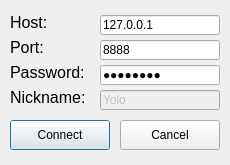
<?xml version="1.0" encoding="UTF-8"?>
<ui version="4.0">
 <class>ConnectWindow</class>
 <widget class="QDialog" name="ConnectWindow">
  <property name="geometry">
   <rect>
    <x>0</x>
    <y>0</y>
    <width>230</width>
    <height>165</height>
   </rect>
  </property>
  <property name="windowTitle">
   <string>Host Details</string>
  </property>
  <property name="modal">
   <bool>true</bool>
  </property>
  <widget class="QLabel" name="label">
   <property name="geometry">
    <rect>
     <x>10</x>
     <y>15</y>
     <width>40</width>
     <height>15</height>
    </rect>
   </property>
   <property name="font">
    <font>
     <pointsize>12</pointsize>
    </font>
   </property>
   <property name="text">
    <string>Host:</string>
   </property>
  </widget>
  <widget class="QLabel" name="label_2">
   <property name="geometry">
    <rect>
     <x>10</x>
     <y>40</y>
     <width>40</width>
     <height>15</height>
    </rect>
   </property>
   <property name="font">
    <font>
     <pointsize>12</pointsize>
    </font>
   </property>
   <property name="text">
    <string>Port:</string>
   </property>
  </widget>
  <widget class="QLabel" name="label_3">
   <property name="geometry">
    <rect>
     <x>10</x>
     <y>65</y>
     <width>75</width>
     <height>15</height>
    </rect>
   </property>
   <property name="font">
    <font>
     <pointsize>12</pointsize>
    </font>
   </property>
   <property name="text">
    <string>Password:</string>
   </property>
  </widget>
  <widget class="QLabel" name="label_4">
   <property name="geometry">
    <rect>
     <x>10</x>
     <y>90</y>
     <width>80</width>
     <height>15</height>
    </rect>
   </property>
   <property name="font">
    <font>
     <pointsize>12</pointsize>
    </font>
   </property>
   <property name="text">
    <string>Nickname:</string>
   </property>
  </widget>
  <widget class="QLineEdit" name="le_host">
   <property name="geometry">
    <rect>
     <x>100</x>
     <y>15</y>
     <width>120</width>
     <height>20</height>
    </rect>
   </property>
   <property name="text">
    <string>127.0.0.1</string>
   </property>
   <property name="maxLength">
    <number>20</number>
   </property>
  </widget>
  <widget class="QLineEdit" name="le_port">
   <property name="geometry">
    <rect>
     <x>100</x>
     <y>40</y>
     <width>120</width>
     <height>20</height>
    </rect>
   </property>
   <property name="text">
    <string>8888</string>
   </property>
   <property name="maxLength">
    <number>20</number>
   </property>
  </widget>
  <widget class="QLineEdit" name="le_passwd">
   <property name="geometry">
    <rect>
     <x>100</x>
     <y>65</y>
     <width>120</width>
     <height>20</height>
    </rect>
   </property>
   <property name="text">
    <string>yoloswag</string>
   </property>
   <property name="maxLength">
    <number>32</number>
   </property>
   <property name="echoMode">
    <enum>QLineEdit::Password</enum>
   </property>
  </widget>
  <widget class="QLineEdit" name="le_nickname">
   <property name="enabled">
    <bool>false</bool>
   </property>
   <property name="geometry">
    <rect>
     <x>100</x>
     <y>90</y>
     <width>120</width>
     <height>20</height>
    </rect>
   </property>
   <property name="text">
    <string>Yolo</string>
   </property>
   <property name="maxLength">
    <number>32</number>
   </property>
  </widget>
  <widget class="QPushButton" name="but_connect">
   <property name="geometry">
    <rect>
     <x>10</x>
     <y>120</y>
     <width>100</width>
     <height>30</height>
    </rect>
   </property>
   <property name="text">
    <string>Connect</string>
   </property>
  </widget>
  <widget class="QPushButton" name="but_cancel">
   <property name="geometry">
    <rect>
     <x>120</x>
     <y>120</y>
     <width>100</width>
     <height>30</height>
    </rect>
   </property>
   <property name="text">
    <string>Cancel</string>
   </property>
  </widget>
 </widget>
 <resources/>
 <connections/>
</ui>
